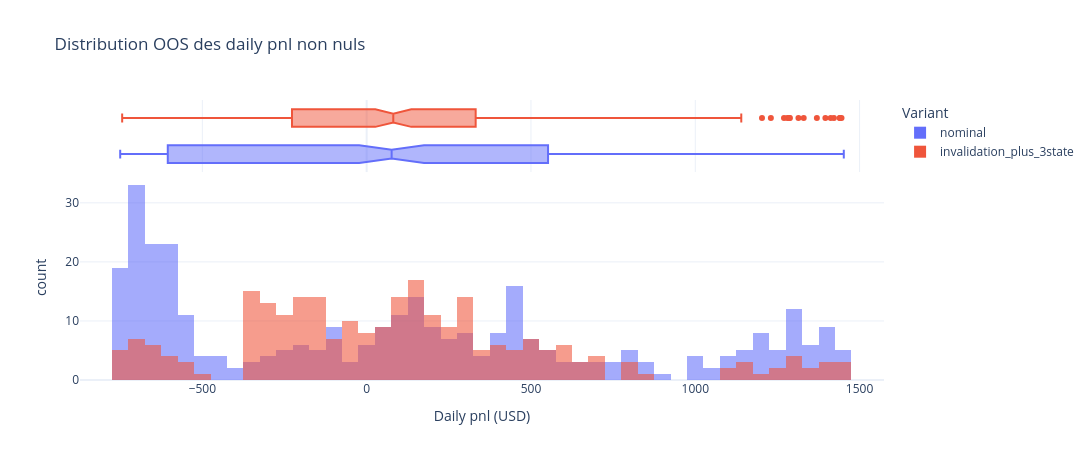

Notebook code cell kept with this figure:
### Markdown cell above
## 8. Distribution Journaliere OOS

On finit avec la geometrie journaliere de la variante retenue.

### Code cell
hist_df = pd.concat(
    [
        baseline_daily.loc[baseline_daily["session_date"] >= oos_start_date, ["session_date", "daily_pnl_usd"]].assign(variant="nominal"),
        final_daily.loc[final_daily["session_date"] >= oos_start_date, ["session_date", "daily_pnl_usd"]].assign(variant="invalidation_plus_3state"),
    ],
    ignore_index=True,
)
hist_df = hist_df.loc[hist_df["daily_pnl_usd"] != 0].copy()

fig_hist = px.histogram(
    hist_df,
    x="daily_pnl_usd",
    color="variant",
    nbins=60,
    marginal="box",
    opacity=0.58,
    barmode="overlay",
    title="Distribution OOS des daily pnl non nuls",
    labels={"daily_pnl_usd": "Daily pnl (USD)", "variant": "Variant"},
)
fig_hist.update_layout(template=PLOT_TEMPLATE, width=1100, height=460)
fig_hist.show()

best_worst_days = pd.concat(
    [
        daily_buckets.loc[daily_buckets["session_date"] >= oos_start_date].nlargest(5, "daily_pnl_usd"),
        daily_buckets.loc[daily_buckets["session_date"] >= oos_start_date].nsmallest(5, "daily_pnl_usd"),
    ],
    ignore_index=True,
)
best_worst_days = best_worst_days.loc[:, ["session_date", "daily_pnl_usd", "bucket_label", "risk_multiplier", "daily_trade_count"]]
best_worst_days["session_date"] = pd.to_datetime(best_worst_days["session_date"]).dt.date
best_worst_days["daily_pnl_usd"] = pd.to_numeric(best_worst_days["daily_pnl_usd"], errors="coerce").round(1)

display(Markdown("### Meilleurs / pires jours OOS"))
display(best_worst_days)

### Figure 1 — Plotly figure (JSON) as saved in the notebook; plotly's stock layout.template omitted (floating-point values rounded to 4 significant figures; data arrays with more than 128 entries replaced by an {"elided": "..."} marker saying what was removed)
{"data": [{"bingroup": "x", "hovertemplate": "Variant=nominal<br>Daily pnl (USD)=%{x}<br>count=%{y}<extra></extra>", "legendgroup": "nominal", "marker": {"color": "#636efa", "opacity": 0.58, "pattern": {"shape": ""}}, "name": "nominal", "nbinsx": 60, "orientation": "v", "showlegend": true, "type": "histogram", "x": {"elided": "339 float values"}, "xaxis": "x", "yaxis": "y"}, {"hovertemplate": "Variant=nominal<br>Daily pnl (USD)=%{x}<extra></extra>", "legendgroup": "nominal", "marker": {"color": "#636efa"}, "name": "nominal", "notched": true, "showlegend": false, "type": "box", "x": {"elided": "339 float values"}, "xaxis": "x2", "yaxis": "y2"}, {"bingroup": "x", "hovertemplate": "Variant=invalidation_plus_3state<br>Daily pnl (USD)=%{x}<br>count=%{y}<extra></extra>", "legendgroup": "invalidation_plus_3state", "marker": {"color": "#EF553B", "opacity": 0.58, "pattern": {"shape": ""}}, "name": "invalidation_plus_3state", "nbinsx": 60, "orientation": "v", "showlegend": true, "type": "histogram", "x": {"elided": "257 float values"}, "xaxis": "x", "yaxis": "y"}, {"hovertemplate": "Variant=invalidation_plus_3state<br>Daily pnl (USD)=%{x}<extra></extra>", "legendgroup": "invalidation_plus_3state", "marker": {"color": "#EF553B"}, "name": "invalidation_plus_3state", "notched": true, "showlegend": false, "type": "box", "x": {"elided": "257 float values"}, "xaxis": "x2", "yaxis": "y2"}], "layout": {"barmode": "overlay", "height": 460, "legend": {"title": {"text": "Variant"}, "tracegroupgap": 0}, "title": {"text": "Distribution OOS des daily pnl non nuls"}, "width": 1100, "xaxis": {"anchor": "y", "domain": [0.0, 1.0], "title": {"text": "Daily pnl (USD)"}}, "xaxis2": {"anchor": "y2", "domain": [0.0, 1.0], "matches": "x", "showgrid": true, "showticklabels": false}, "yaxis": {"anchor": "x", "domain": [0.0, 0.7326], "title": {"text": "count"}}, "yaxis2": {"anchor": "x2", "domain": [0.7426, 1.0], "matches": "y2", "showgrid": false, "showline": false, "showticklabels": false, "ticks": ""}}}
